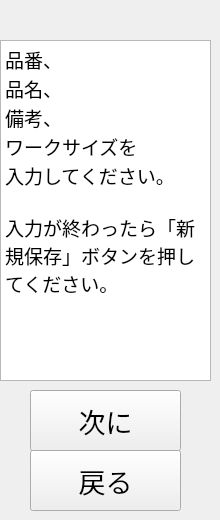
     <widget class="QWidget" name="page">
      <widget class="QTextEdit" name="textEdit">
       <property name="geometry">
        <rect>
         <x>0</x>
         <y>40</y>
         <width>211</width>
         <height>341</height>
        </rect>
       </property>
       <property name="readOnly">
        <bool>true</bool>
       </property>
       <property name="html">
        <string>&lt;!DOCTYPE HTML PUBLIC &quot;-//W3C//DTD HTML 4.0//EN&quot; &quot;http://www.w3.org/TR/REC-html40/strict.dtd&quot;&gt;
&lt;html&gt;&lt;head&gt;&lt;meta name=&quot;qrichtext&quot; content=&quot;1&quot; /&gt;&lt;meta charset=&quot;utf-8&quot; /&gt;&lt;style type=&quot;text/css&quot;&gt;
p, li { white-space: pre-wrap; }
hr { height: 1px; border-width: 0; }
li.unchecked::marker { content: &quot;\2610&quot;; }
li.checked::marker { content: &quot;\2612&quot;; }
&lt;/style&gt;&lt;/head&gt;&lt;body style=&quot; font-family:'Yu Gothic UI'; font-size:9pt; font-weight:400; font-style:normal;&quot;&gt;
&lt;p style=&quot; margin-top:0px; margin-bottom:0px; margin-left:0px; margin-right:0px; -qt-block-indent:0; text-indent:0px;&quot;&gt;&lt;span style=&quot; font-family:'MS UI Gothic'; font-size:14pt;&quot;&gt;品番、&lt;/span&gt;&lt;/p&gt;
&lt;p style=&quot; margin-top:0px; margin-bottom:0px; margin-left:0px; margin-right:0px; -qt-block-indent:0; text-indent:0px;&quot;&gt;&lt;span style=&quot; font-family:'MS UI Gothic'; font-size:14pt;&quot;&gt;品名、&lt;/span&gt;&lt;/p&gt;
&lt;p style=&quot; margin-top:0px; margin-bottom:0px; margin-left:0px; margin-right:0px; -qt-block-indent:0; text-indent:0px;&quot;&gt;&lt;span style=&quot; font-family:'MS UI Gothic'; font-size:14pt;&quot;&gt;備考、&lt;/span&gt;&lt;/p&gt;
&lt;p style=&quot; margin-top:0px; margin-bottom:0px; margin-left:0px; margin-right:0px; -qt-block-indent:0; text-indent:0px;&quot;&gt;&lt;span style=&quot; font-family:'ＭＳ Ｐ明朝,serif'; font-size:14pt;&quot;&gt;ワークサイズ&lt;/span&gt;&lt;span style=&quot; font-family:'MS UI Gothic'; font-size:14pt;&quot;&gt;を&lt;/span&gt;&lt;/p&gt;
&lt;p style=&quot; margin-top:0px; margin-bottom:0px; margin-left:0px; margin-right:0px; -qt-block-indent:0; text-indent:0px;&quot;&gt;&lt;span style=&quot; font-family:'MS UI Gothic'; font-size:14pt;&quot;&gt;入力してください。&lt;/span&gt;&lt;/p&gt;
&lt;p style=&quot;-qt-paragraph-type:empty; margin-top:0px; margin-bottom:0px; margin-left:0px; margin-right:0px; -qt-block-indent:0; text-indent:0px; font-family:'MS UI Gothic'; font-size:14pt;&quot;&gt;&lt;br /&gt;&lt;/p&gt;
&lt;p style=&quot; margin-top:0px; margin-bottom:0px; margin-left:0px; margin-right:0px; -qt-block-indent:0; text-indent:0px;&quot;&gt;&lt;span style=&quot; font-family:'MS UI Gothic'; font-size:14pt;&quot;&gt;入力が終わったら「新規保存」ボタンを押してください。&lt;/span&gt;&lt;/p&gt;&lt;/body&gt;&lt;/html&gt;</string>
       </property>
      </widget>
      <widget class="QPushButton" name="PushButtonCreateNewNext1">
       <property name="geometry">
        <rect>
         <x>30</x>
         <y>390</y>
         <width>151</width>
         <height>61</height>
        </rect>
       </property>
       <property name="font">
        <font>
         <family>MS UI Gothic</family>
         <pointsize>20</pointsize>
        </font>
       </property>
       <property name="styleSheet">
        <string notr="true"/>
       </property>
       <property name="text">
        <string>次に</string>
       </property>
       <property name="checkable">
        <bool>false</bool>
       </property>
       <property name="checked">
        <bool>false</bool>
       </property>
       <property name="autoDefault">
        <bool>false</bool>
       </property>
       <property name="default">
        <bool>false</bool>
       </property>
       <property name="flat">
        <bool>false</bool>
       </property>
      </widget>
      <widget class="QPushButton" name="PushButtonCreateNewPrev1">
       <property name="geometry">
        <rect>
         <x>30</x>
         <y>450</y>
         <width>151</width>
         <height>61</height>
        </rect>
       </property>
       <property name="font">
        <font>
         <family>MS UI Gothic</family>
         <pointsize>20</pointsize>
        </font>
       </property>
       <property name="styleSheet">
        <string notr="true"/>
       </property>
       <property name="text">
        <string>戻る</string>
       </property>
       <property name="checkable">
        <bool>false</bool>
       </property>
       <property name="checked">
        <bool>false</bool>
       </property>
       <property name="autoDefault">
        <bool>false</bool>
       </property>
       <property name="default">
        <bool>false</bool>
       </property>
       <property name="flat">
        <bool>false</bool>
       </property>
      </widget>
     </widget>
